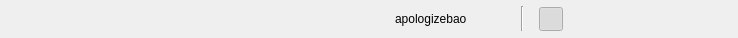
<?xml version="1.0" encoding="UTF-8"?>
<ui version="4.0">
 <class>Titlebar</class>
 <widget class="QWidget" name="Titlebar">
  <property name="geometry">
   <rect>
    <x>0</x>
    <y>0</y>
    <width>738</width>
    <height>38</height>
   </rect>
  </property>
  <property name="windowTitle">
   <string>Form</string>
  </property>
  <layout class="QHBoxLayout" name="horizontalLayout">
   <property name="spacing">
    <number>15</number>
   </property>
   <property name="topMargin">
    <number>0</number>
   </property>
   <property name="rightMargin">
    <number>35</number>
   </property>
   <property name="bottomMargin">
    <number>0</number>
   </property>
   <item>
    <spacer name="horizontalSpacer">
     <property name="orientation">
      <enum>Qt::Horizontal</enum>
     </property>
     <property name="sizeHint" stdset="0">
      <size>
       <width>40</width>
       <height>20</height>
      </size>
     </property>
    </spacer>
   </item>
   <item alignment="Qt::AlignHCenter|Qt::AlignVCenter">
    <widget class="QLabel" name="userLabel">
     <property name="text">
      <string>apologizebao</string>
     </property>
    </widget>
   </item>
   <item>
    <widget class="QLabel" name="iconLabel">
     <property name="minimumSize">
      <size>
       <width>24</width>
       <height>24</height>
      </size>
     </property>
     <property name="maximumSize">
      <size>
       <width>24</width>
       <height>24</height>
      </size>
     </property>
     <property name="text">
      <string/>
     </property>
     <property name="pixmap">
      <pixmap resource="res.qrc">:/icon/default.png</pixmap>
     </property>
     <property name="scaledContents">
      <bool>true</bool>
     </property>
    </widget>
   </item>
   <item>
    <widget class="Line" name="line">
     <property name="minimumSize">
      <size>
       <width>0</width>
       <height>0</height>
      </size>
     </property>
     <property name="maximumSize">
      <size>
       <width>16777215</width>
       <height>25</height>
      </size>
     </property>
     <property name="orientation">
      <enum>Qt::Vertical</enum>
     </property>
    </widget>
   </item>
   <item>
    <widget class="QPushButton" name="modeBtn">
     <property name="minimumSize">
      <size>
       <width>24</width>
       <height>24</height>
      </size>
     </property>
     <property name="maximumSize">
      <size>
       <width>24</width>
       <height>24</height>
      </size>
     </property>
     <property name="text">
      <string/>
     </property>
     <property name="icon">
      <iconset resource="res.qrc">
       <normaloff>:/icon/read.svg</normaloff>
       <normalon>:/icon/editor.svg</normalon>
       <disabledoff>:/icon/read.svg</disabledoff>:/icon/read.svg</iconset>
     </property>
     <property name="iconSize">
      <size>
       <width>18</width>
       <height>18</height>
      </size>
     </property>
     <property name="checkable">
      <bool>true</bool>
     </property>
     <property name="checked">
      <bool>true</bool>
     </property>
     <property name="autoRepeat">
      <bool>true</bool>
     </property>
     <property name="flat">
      <bool>true</bool>
     </property>
    </widget>
   </item>
   <item alignment="Qt::AlignHCenter|Qt::AlignVCenter">
    <widget class="NLabel" name="settingLabel">
     <property name="minimumSize">
      <size>
       <width>20</width>
       <height>20</height>
      </size>
     </property>
     <property name="maximumSize">
      <size>
       <width>20</width>
       <height>20</height>
      </size>
     </property>
     <property name="toolTip">
      <string>设置</string>
     </property>
     <property name="styleSheet">
      <string notr="true">QLabel:hover{
	image: url(:/icon/setting_focuse.svg);
}
QLabel:!hover{
	image: url(:/icon/setting.svg);
}</string>
     </property>
     <property name="text">
      <string/>
     </property>
    </widget>
   </item>
   <item alignment="Qt::AlignHCenter|Qt::AlignVCenter">
    <widget class="NLabel" name="minLabel">
     <property name="minimumSize">
      <size>
       <width>22</width>
       <height>22</height>
      </size>
     </property>
     <property name="maximumSize">
      <size>
       <width>20</width>
       <height>20</height>
      </size>
     </property>
     <property name="toolTip">
      <string>最小化</string>
     </property>
     <property name="styleSheet">
      <string notr="true">QLabel:hover{
	image: url(:/icon/min_focuse.svg);
}
QLabel:!hover{
	image: url(:/icon/min.svg);
}</string>
     </property>
     <property name="text">
      <string/>
     </property>
    </widget>
   </item>
   <item alignment="Qt::AlignHCenter|Qt::AlignVCenter">
    <widget class="NLabel" name="maxLabel">
     <property name="minimumSize">
      <size>
       <width>20</width>
       <height>24</height>
      </size>
     </property>
     <property name="maximumSize">
      <size>
       <width>24</width>
       <height>24</height>
      </size>
     </property>
     <property name="toolTip">
      <string>最大化</string>
     </property>
     <property name="styleSheet">
      <string notr="true">QLabel:hover{
	image: url(:/icon/max_focuse.svg);
}
QLabel:!hover{
	image: url(:/icon/max.svg);
}</string>
     </property>
     <property name="text">
      <string/>
     </property>
    </widget>
   </item>
   <item>
    <widget class="NLabel" name="closeLabel">
     <property name="minimumSize">
      <size>
       <width>18</width>
       <height>18</height>
      </size>
     </property>
     <property name="maximumSize">
      <size>
       <width>18</width>
       <height>18</height>
      </size>
     </property>
     <property name="toolTip">
      <string>关闭</string>
     </property>
     <property name="styleSheet">
      <string notr="true">QLabel:hover{
	image: url(:/icon/close_focuse.svg);
}
QLabel:!hover{
	image: url(:/icon/close.svg);
}</string>
     </property>
     <property name="text">
      <string/>
     </property>
     <property name="margin">
      <number>1</number>
     </property>
     <property name="openExternalLinks">
      <bool>false</bool>
     </property>
    </widget>
   </item>
  </layout>
 </widget>
 <customwidgets>
  <customwidget>
   <class>NLabel</class>
   <extends>QLabel</extends>
   <header location="global">nlabel.h</header>
  </customwidget>
 </customwidgets>
 <resources>
  <include location="res.qrc"/>
 </resources>
 <connections/>
</ui>
